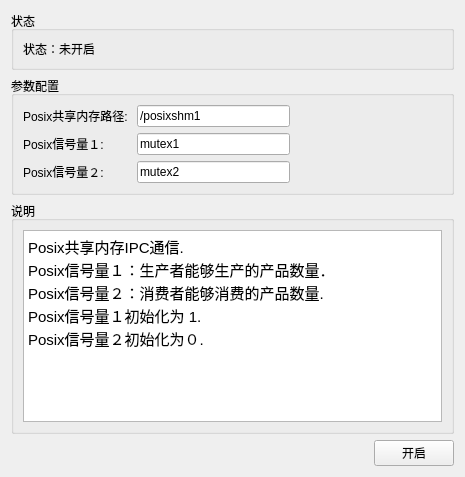
           <widget class="QWidget" name="tab_9">
            <attribute name="title">
             <string>配置状态</string>
            </attribute>
            <layout class="QVBoxLayout" name="verticalLayout_10">
             <item>
              <widget class="QGroupBox" name="groupBox_10">
               <property name="title">
                <string>状态</string>
               </property>
               <layout class="QVBoxLayout" name="verticalLayout_8">
                <item>
                 <widget class="QLabel" name="posixshm_state_label">
                  <property name="text">
                   <string>状态：未开启</string>
                  </property>
                 </widget>
                </item>
               </layout>
              </widget>
             </item>
             <item>
              <widget class="QGroupBox" name="groupBox_11">
               <property name="title">
                <string>参数配置</string>
               </property>
               <layout class="QVBoxLayout" name="verticalLayout">
                <item>
                 <layout class="QHBoxLayout" name="horizontalLayout_8">
                  <item>
                   <widget class="QLabel" name="label_12">
                    <property name="text">
                     <string>Posix共享内存路径: </string>
                    </property>
                   </widget>
                  </item>
                  <item>
                   <widget class="QLineEdit" name="posixshm_lineEdit01">
                    <property name="text">
                     <string>/posixshm1</string>
                    </property>
                   </widget>
                  </item>
                  <item>
                   <spacer name="horizontalSpacer_11">
                    <property name="orientation">
                     <enum>Qt::Horizontal</enum>
                    </property>
                    <property name="sizeHint" stdset="0">
                     <size>
                      <width>40</width>
                      <height>20</height>
                     </size>
                    </property>
                   </spacer>
                  </item>
                 </layout>
                </item>
                <item>
                 <layout class="QHBoxLayout" name="horizontalLayout_10">
                  <item>
                   <widget class="QLabel" name="label_13">
                    <property name="text">
                     <string>Posix信号量１:　　 </string>
                    </property>
                   </widget>
                  </item>
                  <item>
                   <widget class="QLineEdit" name="posixshm_lineEdit02">
                    <property name="text">
                     <string>mutex1</string>
                    </property>
                   </widget>
                  </item>
                  <item>
                   <spacer name="horizontalSpacer_14">
                    <property name="orientation">
                     <enum>Qt::Horizontal</enum>
                    </property>
                    <property name="sizeHint" stdset="0">
                     <size>
                      <width>40</width>
                      <height>20</height>
                     </size>
                    </property>
                   </spacer>
                  </item>
                 </layout>
                </item>
                <item>
                 <layout class="QHBoxLayout" name="horizontalLayout_11">
                  <item>
                   <widget class="QLabel" name="label_14">
                    <property name="text">
                     <string>Posix信号量２:　　 </string>
                    </property>
                   </widget>
                  </item>
                  <item>
                   <widget class="QLineEdit" name="posixshm_lineEdit03">
                    <property name="text">
                     <string>mutex2</string>
                    </property>
                   </widget>
                  </item>
                  <item>
                   <spacer name="horizontalSpacer_15">
                    <property name="orientation">
                     <enum>Qt::Horizontal</enum>
                    </property>
                    <property name="sizeHint" stdset="0">
                     <size>
                      <width>40</width>
                      <height>20</height>
                     </size>
                    </property>
                   </spacer>
                  </item>
                 </layout>
                </item>
               </layout>
              </widget>
             </item>
             <item>
              <widget class="QGroupBox" name="groupBox_12">
               <property name="title">
                <string>说明</string>
               </property>
               <layout class="QGridLayout" name="gridLayout_20">
                <item row="0" column="0">
                 <widget class="QTextBrowser" name="textBrowser_4">
                  <property name="html">
                   <string>&lt;!DOCTYPE HTML PUBLIC &quot;-//W3C//DTD HTML 4.0//EN&quot; &quot;http://www.w3.org/TR/REC-html40/strict.dtd&quot;&gt;
&lt;html&gt;&lt;head&gt;&lt;meta name=&quot;qrichtext&quot; content=&quot;1&quot; /&gt;&lt;style type=&quot;text/css&quot;&gt;
p, li { white-space: pre-wrap; }
&lt;/style&gt;&lt;/head&gt;&lt;body style=&quot; font-family:'文泉驿微米黑'; font-size:11pt; font-weight:400; font-style:normal;&quot;&gt;
&lt;p style=&quot; margin-top:0px; margin-bottom:0px; margin-left:0px; margin-right:0px; -qt-block-indent:0; text-indent:0px;&quot;&gt;Posix共享内存IPC通信.&lt;/p&gt;
&lt;p style=&quot; margin-top:0px; margin-bottom:0px; margin-left:0px; margin-right:0px; -qt-block-indent:0; text-indent:0px;&quot;&gt;Posix信号量１：生产者能够生产的产品数量．&lt;/p&gt;
&lt;p style=&quot; margin-top:0px; margin-bottom:0px; margin-left:0px; margin-right:0px; -qt-block-indent:0; text-indent:0px;&quot;&gt;Posix信号量２：消费者能够消费的产品数量.&lt;/p&gt;
&lt;p style=&quot; margin-top:0px; margin-bottom:0px; margin-left:0px; margin-right:0px; -qt-block-indent:0; text-indent:0px;&quot;&gt;Posix信号量１初始化为 1.&lt;/p&gt;
&lt;p style=&quot; margin-top:0px; margin-bottom:0px; margin-left:0px; margin-right:0px; -qt-block-indent:0; text-indent:0px;&quot;&gt;Posix信号量２初始化为０.&lt;/p&gt;&lt;/body&gt;&lt;/html&gt;</string>
                  </property>
                 </widget>
                </item>
               </layout>
              </widget>
             </item>
             <item>
              <layout class="QHBoxLayout" name="horizontalLayout">
               <item>
                <spacer name="horizontalSpacer_12">
                 <property name="orientation">
                  <enum>Qt::Horizontal</enum>
                 </property>
                 <property name="sizeHint" stdset="0">
                  <size>
                   <width>363</width>
                   <height>20</height>
                  </size>
                 </property>
                </spacer>
               </item>
               <item>
                <widget class="QPushButton" name="posixshm_btn_enter">
                 <property name="text">
                  <string>开启</string>
                 </property>
                </widget>
               </item>
              </layout>
             </item>
            </layout>
           </widget>
